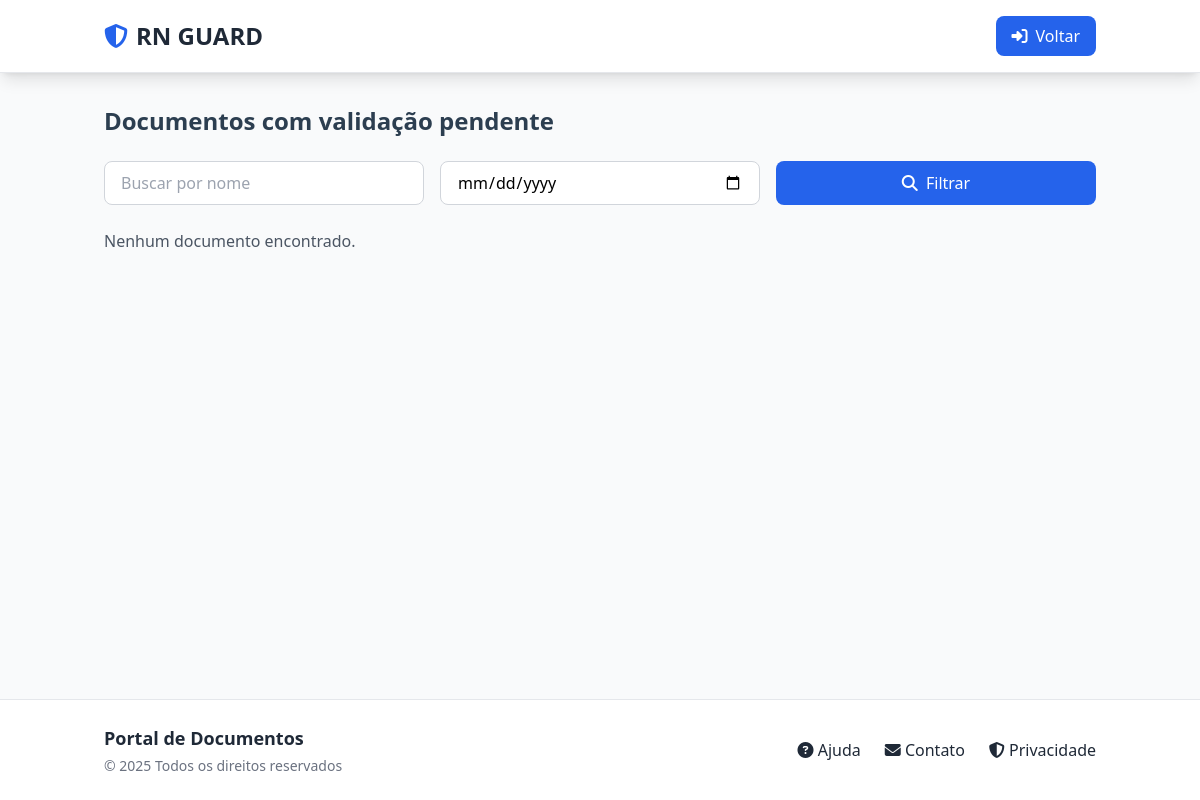
The page /dashboard/gestor/validar_documentos/Receitas (signed in) on the database as committed earlier.
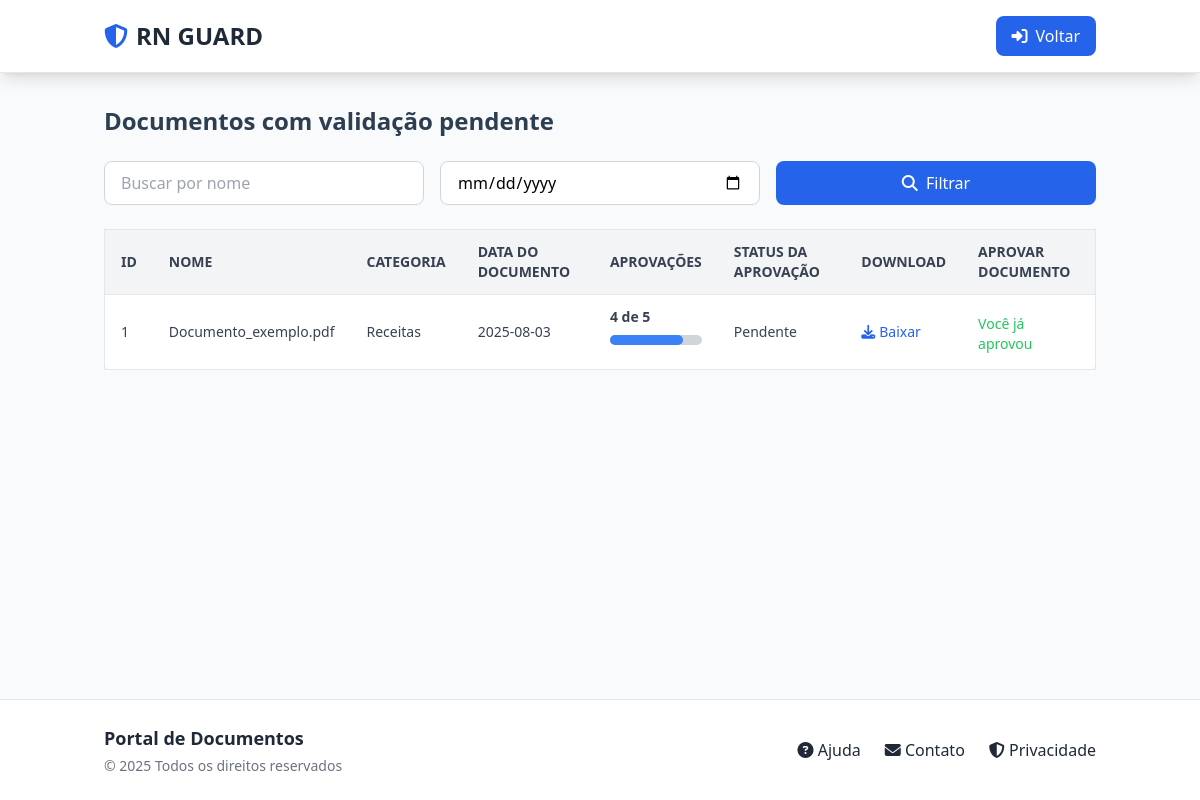
The same page on the database as committed later.
### tables this page shows
CREATE TABLE documentos (
            id INTEGER PRIMARY KEY AUTOINCREMENT,
            nome_arquivo TEXT NOT NULL,
            caminho_arquivo TEXT NOT NULL,
            hash TEXT NOT NULL,
            usuario_id INTEGER NOT NULL,
            status TEXT NOT NULL DEFAULT 'Pendente',
            categoria TEXT NOT NULL,
            aprovacoes TEXT,
            data_documento DATE NOT NULL,
            data_envio TIMESTAMP DEFAULT CURRENT_TIMESTAMP,
            FOREIGN KEY (usuario_id) REFERENCES usuarios(id)
        );

### main.py (the view)
@app.route('/dashboard/gestor/validar_documentos/<categoria>')
def validar_documentos_categoria(categoria):
    conn = sqlite3.connect('bancodedados.db')
    cursor = conn.cursor()
    cursor.execute("SELECT id, nome_arquivo, categoria, data_documento, data_envio, status, aprovacoes FROM documentos WHERE categoria = ? AND status = 'Pendente'", (categoria,))
    rows = cursor.fetchall()
    conn.close()
    documentos = []
    for row in rows:
        documentos.append({
            'id': row[0],
            'nome_arquivo': row[1],
            'categoria': row[2],
            'data_documento': row[3],
            'data_envio': row[4],
            'status': row[5],
            'aprovacoes': list(map(int, json.loads(row[6]))) if row[6] else []
        })
    return render_template('documentos_validar.html', documentos=documentos, user_id=session["usuario_id"])

### db.py (called while the page is built)
def obter_conexao():
    if '_database' not in g:
        g._database = sqlite3.connect(BANCO_DE_DADOS)
    return g._database

def fechar_conexao(e=None):
    db = g.pop('_database', None)
    if db is not None:
        db.close()

### main.py (called while the page is built)
@app.before_request
def before_request():
    db.obter_conexao()

@app.teardown_appcontext
def teardown_db(exception):
    db.fechar_conexao(exception)

### templates/documentos_validar.html (shortened to what this page needs)
<!DOCTYPE html>
<html lang="pt-br">
<head>
  <script src="https://cdn.tailwindcss.com"></script>
  <link rel="stylesheet" href="https://cdnjs.cloudflare.com/ajax/libs/font-awesome/6.4.0/css/all.min.css">
</head>
<body class="bg-gray-50 min-h-screen flex flex-col">
  <header class="bg-white shadow-lg border-b">
    <div class="container mx-auto px-4 py-4 flex justify-between items-center">
      <div class="flex items-center space-x-2">
        <i class="fas fa-shield-alt text-2xl text-secondary"></i>
        <h1 class="text-2xl font-bold text-gray-800">RN GUARD</h1>
      </div>
      <a href="{{ url_for('dashboard') }}"
         class="bg-secondary hover:bg-blue-600 text-white px-4 py-2 rounded-lg font-medium transition duration-200 flex items-center space-x-2">
        <i class="fas fa-sign-in-alt"></i>
        <span>Voltar</span>
      </a>
    </div>
  </header>
  <main class="container mx-auto px-4 py-8 flex-grow fade-in">
    <h2 class="text-2xl font-bold text-dark mb-6">Documentos com validação pendente</h2>
    <div class="mb-6 grid grid-cols-1 md:grid-cols-3 gap-4">
      <input type="text" id="filtro-nome" placeholder="Buscar por nome"
             class="w-full px-4 py-2 rounded-lg border border-gray-300 focus:outline-none focus:ring-2 focus:ring-secondary">
      <input type="date" id="filtro-data"
             class="w-full px-4 py-2 rounded-lg border border-gray-300 focus:outline-none focus:ring-2 focus:ring-secondary">
      <button onclick="aplicarFiltro()" class="w-full bg-secondary hover:bg-blue-600 text-white px-4 py-2 rounded-lg transition duration-200">
        <i class="fas fa-search mr-1"></i> Filtrar
      </button>
    </div>
    {% if documentos %}
      <div class="overflow-x-auto">
        <table class="min-w-full bg-white border border-gray-200 shadow-sm rounded-lg">
          <thead class="bg-gray-100 text-gray-700 text-sm uppercase">
            <tr>
              <th class="text-left px-4 py-3">ID</th>
              <th class="text-left px-4 py-3">Nome</th>
              <th class="text-left px-4 py-3">Categoria</th>
              <th class="text-left px-4 py-3">Data do Documento</th>
              <th class="text-left px-4 py-3">Aprovações</th>
              <th class="text-left px-4 py-3">Status da Aprovação</th>
              <th class="text-left px-4 py-3">Download</th>
              <th class="text-left px-4 py-3">Aprovar Documento</th>
            </tr>
          </thead>
          <tbody class="text-gray-700 text-sm">
            {% for doc in documentos %}
              <tr class="border-t">
                <td class="px-4 py-2">{{ doc.id }}</td>
                <td class="px-4 py-2">{{ doc.nome_arquivo }}</td>
                <td class="px-4 py-2">{{ doc.categoria }}</td>
                <td class="px-4 py-2">{{ doc.data_documento }}</td>
                <td class="px-4 py-2">
                  <div class="relative pt-1">
                    <div class="flex mb-2 items-center justify-between">
                      <div class="text-sm font-semibold">{{ doc.aprovacoes|length }} de 5</div>
                    </div>
                    <div class="flex mb-2">
                      <div class="relative flex flex-col w-full">
                        <div class="flex mb-2">
                          <div class="w-full bg-gray-300 rounded-full h-2.5">
                            <div class="bg-blue-500 h-2.5 rounded-full"
                                 style="width: {{ (doc.aprovacoes|length / 5) * 100 }}%"></div>
                          </div>
                        </div>
                      </div>
                    </div>
                  </div>
                </td>
                <td class="px-4 py-2">{{ doc.status }}</td>
                <td class="px-4 py-2">
                  <a href="{{ url_for('baixar_documento', doc_id=doc.id) }}"
                     class="text-secondary hover:underline flex items-center space-x-1">
                    <i class="fas fa-download"></i><span>Baixar</span>
                  </a>
                </td>
                <td class="px-4 py-2">
                  {% if user_id not in doc.aprovacoes %}
                    <form action="{{ url_for('aprovar_documento', doc_id=doc.id) }}" method="post" class="mt-2">
                      <button type="submit"
                              class="bg-green-500 hover:bg-green-600 text-white px-3 py-1 rounded-md text-sm flex items-center space-x-1">
                        <i class="fas fa-check"></i><span>Aprovar</span>
                      </button>
                    </form>
                  {% else %}
                    <div class="text-m text-green-500 mt-1">Você já aprovou</div>
                  {% endif %}
                </td>
              </tr>
            {% endfor %}
          </tbody>
        </table>
      </div>
    {% else %}
      <p class="text-gray-600 mt-4">Nenhum documento encontrado.</p>
    {% endif %}
  </main>
  <footer class="bg-white border-t text-gray-800 py-6">
    <div class="container mx-auto px-4">
      <div class="flex flex-col md:flex-row justify-between items-center">
        <div class="mb-4 md:mb-0">
          <h3 class="text-lg font-semibold mb-1">Portal de Documentos</h3>
          <p class="text-gray-500 text-sm">© 2025 Todos os direitos reservados</p>
        </div>
        <div class="flex space-x-6">
          <a href="#" class="hover:text-secondary transition duration-200"><i class="fas fa-question-circle"></i> Ajuda</a>
          <a href="#" class="hover:text-secondary transition duration-200"><i class="fas fa-envelope"></i> Contato</a>
          <a href="#" class="hover:text-secondary transition duration-200"><i class="fas fa-shield-alt"></i> Privacidade</a>
        </div>
      </div>
    </div>
  </footer>
</body>
</html>

### templates/documentos_validar.html (style rules this page uses)
.fade-in { animation: fadeIn 0.5s ease-in-out; }

Rows that differ between the two databases and show on the page:
added documentos: id "1", nome_arquivo "Documento_exemplo.pdf", categoria "Receitas", data_documento "2025-08-03", aprovacoes|length "4", {{ (doc.aprovacoes|length / 5) * 100 }} 80.0 (drawn), status "Pendente"
Other text that changed with them:
text no longer shown: "Nenhum documento encontrado."
text now shown: "ID NOME CATEGORIA DATA DO DOCUMENTO APROVAÇÕES STATUS DA APROVAÇÃO DOWNLOAD APROVAR DOCUMENTO"
